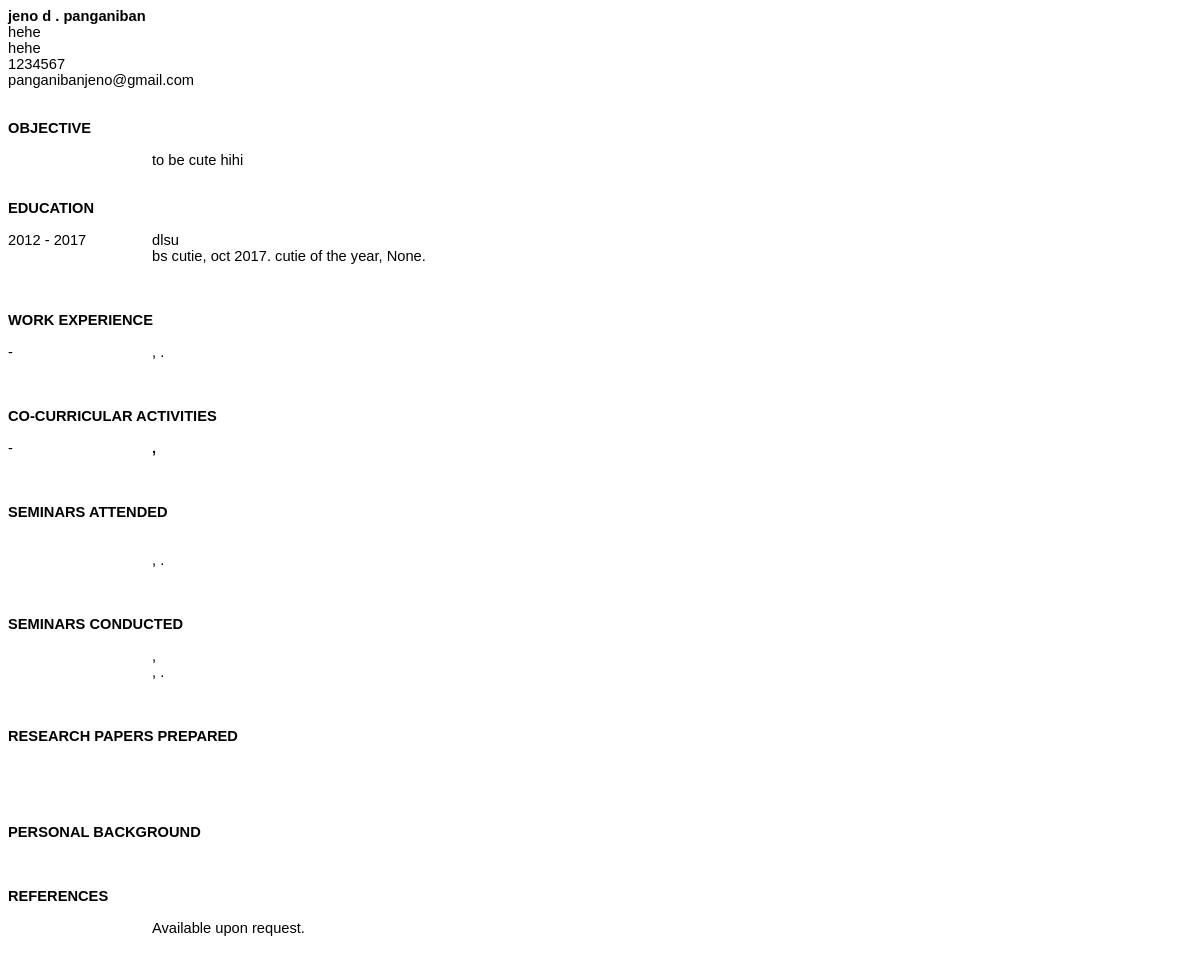
/resume/ (signed in), run on the app's committed database.
### resumegeneratormain/models.py (models this page shows, shortened)
class UserProfile(models.Model):
	user = models.ForeignKey(User, on_delete=models.CASCADE)
	first_name = models.CharField(max_length=45)
	middle_initial = models.CharField(max_length=45)
	last_name = models.CharField(max_length=45)
	email = models.CharField(max_length=45)
	objective = models.TextField(blank=True, null=True)
	background = models.TextField()

class Address(models.Model):
	user = models.ForeignKey(User, on_delete=models.CASCADE)
	address_line_one = models.TextField()
	address_line_two = models.TextField()

class TelephoneNumber(models.Model):
	user = models.ForeignKey(User, on_delete=models.CASCADE)
	number = models.CharField(max_length=20)

class Education(models.Model):
	user = models.ForeignKey(User, on_delete=models.CASCADE)
	school = models.CharField(max_length=45)
	education_attained = models.CharField(max_length=45)
	year_start = models.CharField(max_length=4)
	year_finish= models.CharField(max_length=4)
	month_attained = models.CharField(max_length=3)
	year_attained = models.CharField(max_length=4)

class EducationAward(models.Model):
	user = models.ForeignKey(User, on_delete=models.CASCADE, null=True)
	school = models.ForeignKey(Education, on_delete=models.CASCADE, null=True)
	award_description = models.CharField(max_length=45, blank=True, null=True)
	award_date = models.CharField(max_length=4, blank=True, null=True)

class WorkExperience(models.Model):
	user = models.ForeignKey(User, on_delete=models.CASCADE)
	month_start = models.CharField(max_length=3)
	month_finish= models.CharField(max_length=3)
	year_finish= models.CharField(max_length=4)
	position = models.CharField(max_length=45)
	company = models.CharField(max_length=45)
	workdone = models.TextField()

class ExtraCurricular(models.Model):
	user = models.ForeignKey(User, on_delete=models.CASCADE)
	organization = models.CharField(max_length=45)
	position = models.CharField(max_length=45)
	work_done = models.TextField()
	year_start = models.CharField(max_length=4)
	year_finish = models.CharField(max_length=4)

class SeminarAttended(models.Model):
	user = models.ForeignKey(User, on_delete=models.CASCADE)
	month = models.CharField(max_length=3)
	year = models.CharField(max_length=4)
	title = models.CharField(max_length=45)
	seminar_head = models.CharField(max_length=45)
	venue = models.CharField(max_length=45)

class SeminarConducted(models.Model):
	user = models.ForeignKey(User, on_delete=models.CASCADE)
	month = models.CharField(max_length=3)
	year = models.CharField(max_length=4)
	position = models.CharField(max_length=45)
	title = models.CharField(max_length=45)
	seminar_head = models.CharField(max_length=45)
	venue = models.CharField(max_length=45)

### resumegeneratormain/views.py (the view)
# urls.py: url(r'^resume/$', views.resume, name='resume'),
def resume(request):
	data = {"user": User.objects.get(username=request.user.username)}
	return render(request, "BlankResume.html", data)

### resumegeneratormain/templates/BlankResume.html (shortened to what this page needs)
<html>
  <head>
		{% load staticfiles %}
		<link href="../static/resumegeneratormain/css/blank-resume.css" rel="stylesheet" type="text/css">
  </head>
  <body>
		<div class='header'>
 			<p style='font-weight: bold;'>{{user.userprofile_set.first.first_name}} {{user.userprofile_set.first.middle_initial}}. {{user.userprofile_set.first.last_name}}</p>
			<p>
				{{user.address_set.first.address_line_one}} <br>
				{{user.address_set.first.address_line_two}} <br>
				{{user.telephonenumber_set.first.number}} <br>
				{{user.userprofile_set.first.email}} <br>
			</p>
		</div>
		<br>
		<br>
		<div class='objective'>
			<p id='section-header'>OBJECTIVE</p>
			<br>
			<p id='section-content-right'>
				{{user.userprofile_set.first.objective}}
			</p>
		</div>
		<br>
		<br>
		<div class='education'>
			<p id='section-header'>EDUCATION</p>
			<br>
			{% for education in user.education_set.all %}
      	<p id='section-content-left'>
        	{{education.year_start}} - {{education.year_finish}}
        </p>
        <p id='section-content-right'>
            {{education.school}}
            <br>
            {{education.education_attained}}, {{education.month_attained}} {{education.year_attained}}.
            {% for educationaward in user.educationaward_set.all %}
                {{educationaward.award_description}}, {{educationaward.award_date}}.
            {% endfor %}
        </p>
        <br>
      {% endfor %}
		</div>
		<br>
		<br>
		<div class='workexperience'>
			<p id="section-header">WORK EXPERIENCE</p>
			<br>
			{% for workexp in user.workexperience_set.all %}
      	<p id='section-content-left'>
        	{{workexp.month_start}} - {{workexp.month_finish}} {{workexp.year_finish}}
        </p>
        <p id='section-content-right'>
          {{workexp.position}}, {{workexp.company}}.
					<br>
        </p>
        <br>
    	{% endfor %}
		</div>
		<br>
		<br>
		<div class='cocurricular'>
			<p id='section-header'>CO-CURRICULAR ACTIVITIES</p>
			<br>
			{% for curricular in user.extracurricular_set.all %}
      	<p id='section-content-left'>
        	{{curricular.year_start}} - {{curricular.year_finish}}
        </p>
        <p id='section-content-right'>
          <b>{{curricular.position}}, {{curricular.organization}}</b>
          <br>
        </p>
          <br>
      {% endfor %}
		</div>
		<br>
		<br>
		<div class='seminarsattended'>
			<p id='section-header'>SEMINARS ATTENDED</p>
			<br>
			{% for seminarattend in user.seminarattended_set.all %}
        <p id='section-content-right'>
          <br>
          {{seminarattend.seminar_head}}, {{seminarattend.venue}}.
        </p>
        <br>
      {% endfor %}
		</div>
		<br>
		<br>
		<div class='seminarsconducted'>
			<p id="section-header">SEMINARS CONDUCTED</p>
			<br>
      {% for seminarconduct in user.seminarconducted_set.all %}
				<p id='section-content-right'>
					{{seminarconduct.position}}, {{seminarconduct.title}}
          <br>
          {{seminarconduct.seminar_head}}, {{seminarconduct.venue}}.
        </p>
        <br>
			{% endfor %}
		</div>
		<br>
		<br>
		<div class='researchprepared'>
			<p id="section-header">RESEARCH PAPERS PREPARED</p>
			<br>
			{% for researchpaper in user.researchpaper_set.all %}
				<p id='section-content-right'>
          <br>
				</p>
        <br>
      {% endfor %}
		</div>
		<br>
		<br>
		<div class='personalbackground'>
      <p id='section-header'>PERSONAL BACKGROUND</p>
			<br>
		</div>
		<br>
		<br>
		<div class='references'>
			<p id='section-header'>REFERENCES</p>
			<br>
			<p id='section-content-right'>
				Available upon request.
			</p>
		</div>
		<br>
		<br>
	</body>
</html>

### resumegeneratormain/static/resumegeneratormain/css/blank-resume.css (style rules this page uses)
html { font-family: Arial; font-size: 11pt; }
p { margin: 0px; padding: 0px; }
#section-header { font-weight: bold; }
#section-content-left { float: left; }
#section-content-right { text-align: justify; margin-left: 3.81cm; }

### data on the page
Education: year_start "2012", year_finish "2017", school "dlsu", education_attained "bs cutie", month_attained "oct", year_attained "2017"
EducationAward: award_description "cutie of the year", award_date "None"

### other printed values
{{ user.userprofile_set.first.first_name }} "jeno d"
{{ user.userprofile_set.first.last_name }} "panganiban"
{{ user.address_set.first.address_line_one }} "hehe"
{{ user.address_set.first.address_line_two }} "hehe"
{{ user.telephonenumber_set.first.number }} "1234567"
{{ user.userprofile_set.first.email }} "panganibanjeno@gmail.com"
{{ user.userprofile_set.first.objective }} "to be cute hihi"
